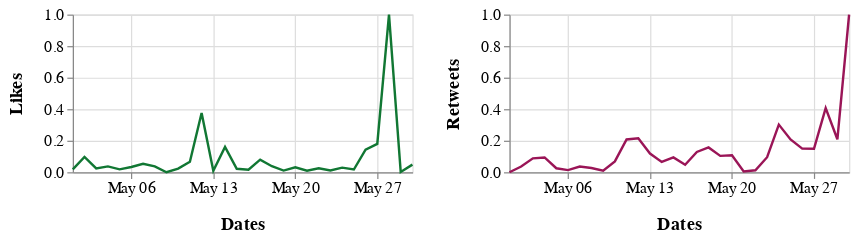

The notebook cell saved with this chart:
### Markdown cell above
## May 2020

### Code cell
alt.hconcat(c1_may, c2_may).configure_axis(
    labelFontSize=13,
    titleFontSize=15,
    titlePadding=15
)

### Figure 1 — Vega-Lite specification as saved in the notebook (floating-point values rounded to 4 significant figures)
{"config": {"view": {"continuousWidth": 400, "continuousHeight": 300}, "axis": {"labelFontSize": 13, "titleFontSize": 15, "titlePadding": 15}}, "hconcat": [{"data": {"name": "data-085dd653ca1d4370e76ac9fc3f2445d6"}, "mark": "line", "encoding": {"color": {"value": "#117733"}, "x": {"type": "temporal", "field": "Dates", "timeUnit": "monthdate", "title": "Dates"}, "y": {"type": "quantitative", "field": "Likes"}}, "height": 130, "width": 280}, {"data": {"name": "data-eb3835c3936140093d8494e524d03593"}, "mark": "line", "encoding": {"color": {"value": "#9A1557"}, "x": {"type": "temporal", "field": "Dates", "timeUnit": "monthdate", "title": "Dates"}, "y": {"type": "quantitative", "field": "Retweets"}}, "height": 130, "width": 280}], "$schema": "https://vega.github.io/schema/vega-lite/v4.8.1.json", "datasets": {"data-085dd653ca1d4370e76ac9fc3f2445d6": [{"Dates": "2020-05-01T00:00:00", "Likes": 0.01829}, {"Dates": "2020-05-02T00:00:00", "Likes": 0.09719}, {"Dates": "2020-05-03T00:00:00", "Likes": 0.02384}, {"Dates": "2020-05-04T00:00:00", "Likes": 0.03709}, {"Dates": "2020-05-05T00:00:00", "Likes": 0.01821}, {"Dates": "2020-05-06T00:00:00", "Likes": 0.03361}, {"Dates": "2020-05-07T00:00:00", "Likes": 0.05348}, {"Dates": "2020-05-08T00:00:00", "Likes": 0.03742}, {"Dates": "2020-05-09T00:00:00", "Likes": 0.0}, {"Dates": "2020-05-10T00:00:00", "Likes": 0.02293}, {"Dates": "2020-05-11T00:00:00", "Likes": 0.06639}, {"Dates": "2020-05-12T00:00:00", "Likes": 0.3753}, {"Dates": "2020-05-13T00:00:00", "Likes": 0.009106}, {"Dates": "2020-05-14T00:00:00", "Likes": 0.1603}, {"Dates": "2020-05-15T00:00:00", "Likes": 0.02169}, {"Dates": "2020-05-16T00:00:00", "Likes": 0.01598}, {"Dates": "2020-05-17T00:00:00", "Likes": 0.0798}, {"Dates": "2020-05-18T00:00:00", "Likes": 0.038}, {"Dates": "2020-05-19T00:00:00", "Likes": 0.01051}, {"Dates": "2020-05-20T00:00:00", "Likes": 0.03137}, {"Dates": "2020-05-21T00:00:00", "Likes": 0.009768}, {"Dates": "2020-05-22T00:00:00", "Likes": 0.02533}, {"Dates": "2020-05-23T00:00:00", "Likes": 0.01118}, {"Dates": "2020-05-24T00:00:00", "Likes": 0.02922}, {"Dates": "2020-05-25T00:00:00", "Likes": 0.01714}, {"Dates": "2020-05-26T00:00:00", "Likes": 0.143}, {"Dates": "2020-05-27T00:00:00", "Likes": 0.1794}, {"Dates": "2020-05-28T00:00:00", "Likes": 1.0}, {"Dates": "2020-05-29T00:00:00", "Likes": 0.001987}, {"Dates": "2020-05-30T00:00:00", "Likes": 0.04834}], "data-eb3835c3936140093d8494e524d03593": [{"Dates": "2020-05-01T00:00:00", "Retweets": 0.0}, {"Dates": "2020-05-02T00:00:00", "Retweets": 0.03605}, {"Dates": "2020-05-03T00:00:00", "Retweets": 0.08802}, {"Dates": "2020-05-04T00:00:00", "Retweets": 0.0937}, {"Dates": "2020-05-05T00:00:00", "Retweets": 0.02527}, {"Dates": "2020-05-06T00:00:00", "Retweets": 0.01349}, {"Dates": "2020-05-07T00:00:00", "Retweets": 0.03582}, {"Dates": "2020-05-08T00:00:00", "Retweets": 0.02719}, {"Dates": "2020-05-09T00:00:00", "Retweets": 0.01005}, {"Dates": "2020-05-10T00:00:00", "Retweets": 0.06869}, {"Dates": "2020-05-11T00:00:00", "Retweets": 0.2082}, {"Dates": "2020-05-12T00:00:00", "Retweets": 0.2156}, {"Dates": "2020-05-13T00:00:00", "Retweets": 0.1184}, {"Dates": "2020-05-14T00:00:00", "Retweets": 0.06507}, {"Dates": "2020-05-15T00:00:00", "Retweets": 0.09399}, {"Dates": "2020-05-16T00:00:00", "Retweets": 0.04773}, {"Dates": "2020-05-17T00:00:00", "Retweets": 0.1287}, {"Dates": "2020-05-18T00:00:00", "Retweets": 0.157}, {"Dates": "2020-05-19T00:00:00", "Retweets": 0.1037}, {"Dates": "2020-05-20T00:00:00", "Retweets": 0.1072}, {"Dates": "2020-05-21T00:00:00", "Retweets": 0.005529}, {"Dates": "2020-05-22T00:00:00", "Retweets": 0.01258}, {"Dates": "2020-05-23T00:00:00", "Retweets": 0.09521}, {"Dates": "2020-05-24T00:00:00", "Retweets": 0.3022}, {"Dates": "2020-05-25T00:00:00", "Retweets": 0.2082}, {"Dates": "2020-05-26T00:00:00", "Retweets": 0.1496}, {"Dates": "2020-05-27T00:00:00", "Retweets": 0.1486}, {"Dates": "2020-05-28T00:00:00", "Retweets": 0.4068}, {"Dates": "2020-05-29T00:00:00", "Retweets": 0.209}, {"Dates": "2020-05-30T00:00:00", "Retweets": 1.0}]}}
